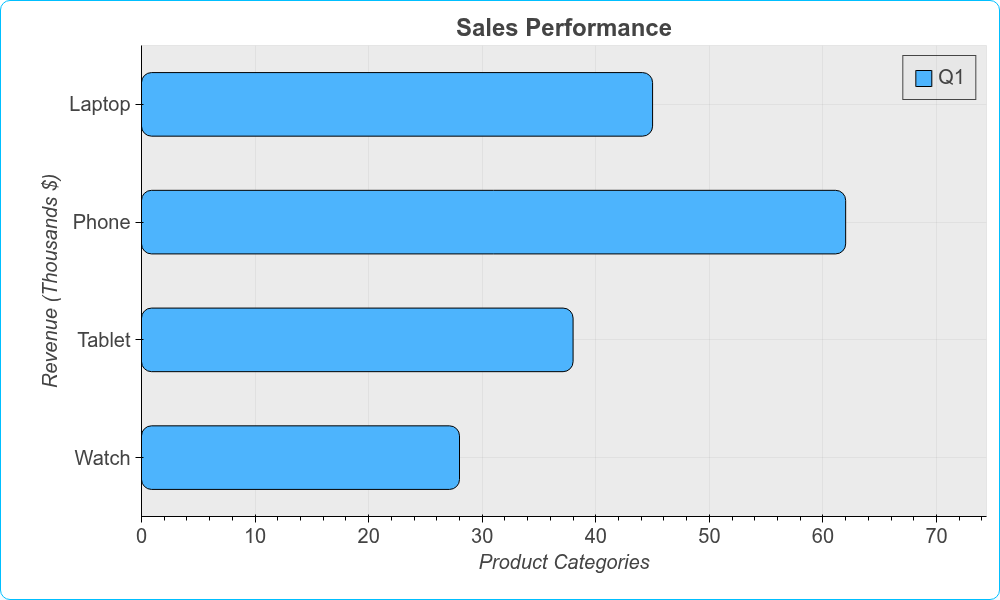

Generate this figure with Python:
import bokeh_rocks as br
import pandas as pd
from bokeh.io import show
# Test dataset
df_test = pd.DataFrame(
    {
        "Product": ["Laptop", "Phone", "Tablet", "Watch"],
        "Q1": [45, 62, 38, 28],
        "Q2": [52, 58, 42, 35],
        "Q3": [48, 65, 45, 32],
    }
)


p00 = br.bar(
    df_test.iloc[:, :2],
    kind="hgroup",
    title="Sales Performance",
    xlabel="Product Categories",
    ylabel="Revenue (Thousands $)",
    theme="light",
    legend_outside=False,
    sh=0,
    width=1000,
    height=600,
    output_path="output/bar_16",
    border_radius=10,
)

show(p00)
br.save_plot(p00, "output/bar_05")
